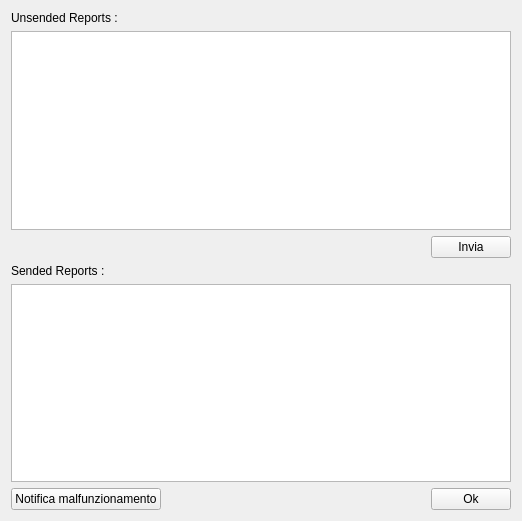
<?xml version="1.0" encoding="UTF-8"?>
<ui version="4.0">
 <class>ManagerGui</class>
 <widget class="QWidget" name="ManagerGui">
  <property name="geometry">
   <rect>
    <x>0</x>
    <y>0</y>
    <width>521</width>
    <height>521</height>
   </rect>
  </property>
  <property name="windowTitle">
   <string>ManagerGui</string>
  </property>
  <layout class="QGridLayout" name="gridLayout">
   <item row="0" column="0">
    <layout class="QVBoxLayout" name="verticalLayout_3">
     <item>
      <layout class="QVBoxLayout" name="verticalLayout">
       <item>
        <widget class="QLabel" name="reportLabel1">
         <property name="minimumSize">
          <size>
           <width>500</width>
           <height>0</height>
          </size>
         </property>
         <property name="text">
          <string>Unsended Reports :</string>
         </property>
        </widget>
       </item>
       <item>
        <widget class="QTableView" name="unsendedTable">
         <property name="selectionMode">
          <enum>QAbstractItemView::SingleSelection</enum>
         </property>
         <property name="selectionBehavior">
          <enum>QAbstractItemView::SelectRows</enum>
         </property>
         <property name="showGrid">
          <bool>true</bool>
         </property>
         <property name="gridStyle">
          <enum>Qt::SolidLine</enum>
         </property>
         <property name="cornerButtonEnabled">
          <bool>true</bool>
         </property>
         <attribute name="horizontalHeaderStretchLastSection">
          <bool>true</bool>
         </attribute>
        </widget>
       </item>
      </layout>
     </item>
     <item>
      <layout class="QHBoxLayout" name="horizontalLayout">
       <item>
        <spacer name="horizontalSpacer">
         <property name="orientation">
          <enum>Qt::Horizontal</enum>
         </property>
         <property name="sizeHint" stdset="0">
          <size>
           <width>40</width>
           <height>20</height>
          </size>
         </property>
        </spacer>
       </item>
       <item>
        <widget class="QPushButton" name="sendReportButton">
         <property name="text">
          <string>Invia</string>
         </property>
        </widget>
       </item>
      </layout>
     </item>
     <item>
      <layout class="QVBoxLayout" name="verticalLayout_2">
       <item>
        <widget class="QLabel" name="reportLabel2">
         <property name="minimumSize">
          <size>
           <width>500</width>
           <height>0</height>
          </size>
         </property>
         <property name="text">
          <string>Sended Reports :</string>
         </property>
        </widget>
       </item>
       <item>
        <widget class="QTableView" name="sendedTable">
         <property name="alternatingRowColors">
          <bool>false</bool>
         </property>
         <property name="selectionMode">
          <enum>QAbstractItemView::SingleSelection</enum>
         </property>
         <property name="selectionBehavior">
          <enum>QAbstractItemView::SelectRows</enum>
         </property>
         <attribute name="horizontalHeaderStretchLastSection">
          <bool>true</bool>
         </attribute>
         <attribute name="verticalHeaderVisible">
          <bool>false</bool>
         </attribute>
         <attribute name="verticalHeaderCascadingSectionResizes">
          <bool>false</bool>
         </attribute>
        </widget>
       </item>
      </layout>
     </item>
     <item>
      <layout class="QHBoxLayout" name="horizontalLayout_2">
       <item>
        <widget class="QPushButton" name="sendTextReportButton">
         <property name="text">
          <string>Notifica malfunzionamento</string>
         </property>
        </widget>
       </item>
       <item>
        <spacer name="horizontalSpacer_2">
         <property name="orientation">
          <enum>Qt::Horizontal</enum>
         </property>
         <property name="sizeHint" stdset="0">
          <size>
           <width>40</width>
           <height>20</height>
          </size>
         </property>
        </spacer>
       </item>
       <item>
        <widget class="QPushButton" name="okbutton">
         <property name="text">
          <string>Ok</string>
         </property>
        </widget>
       </item>
      </layout>
     </item>
    </layout>
   </item>
  </layout>
 </widget>
 <layoutdefault spacing="6" margin="11"/>
 <resources/>
 <connections>
  <connection>
   <sender>okbutton</sender>
   <signal>clicked()</signal>
   <receiver>ManagerGui</receiver>
   <slot>close()</slot>
   <hints>
    <hint type="sourcelabel">
     <x>488</x>
     <y>509</y>
    </hint>
    <hint type="destinationlabel">
     <x>533</x>
     <y>516</y>
    </hint>
   </hints>
  </connection>
  <connection>
   <sender>sendTextReportButton</sender>
   <signal>clicked()</signal>
   <receiver>ManagerGui</receiver>
   <slot>sendTextualReport()</slot>
   <hints>
    <hint type="sourcelabel">
     <x>140</x>
     <y>506</y>
    </hint>
    <hint type="destinationlabel">
     <x>144</x>
     <y>518</y>
    </hint>
   </hints>
  </connection>
  <connection>
   <sender>sendReportButton</sender>
   <signal>clicked()</signal>
   <receiver>ManagerGui</receiver>
   <slot>sendReport()</slot>
   <hints>
    <hint type="sourcelabel">
     <x>479</x>
     <y>245</y>
    </hint>
    <hint type="destinationlabel">
     <x>547</x>
     <y>262</y>
    </hint>
   </hints>
  </connection>
  <connection>
   <sender>unsendedTable</sender>
   <signal>doubleClicked(QModelIndex)</signal>
   <receiver>ManagerGui</receiver>
   <slot>unsendedDoubleClicked(QModelIndex)</slot>
   <hints>
    <hint type="sourcelabel">
     <x>248</x>
     <y>49</y>
    </hint>
    <hint type="destinationlabel">
     <x>320</x>
     <y>-4</y>
    </hint>
   </hints>
  </connection>
  <connection>
   <sender>sendedTable</sender>
   <signal>doubleClicked(QModelIndex)</signal>
   <receiver>ManagerGui</receiver>
   <slot>sendedDoubleClicked(QModelIndex)</slot>
   <hints>
    <hint type="sourcelabel">
     <x>355</x>
     <y>361</y>
    </hint>
    <hint type="destinationlabel">
     <x>521</x>
     <y>304</y>
    </hint>
   </hints>
  </connection>
 </connections>
 <slots>
  <slot>sendReport()</slot>
  <slot>sendTextualReport()</slot>
  <slot>unsendedDoubleClicked(QModelIndex)</slot>
  <slot>sendedDoubleClicked(QModelIndex)</slot>
 </slots>
</ui>
